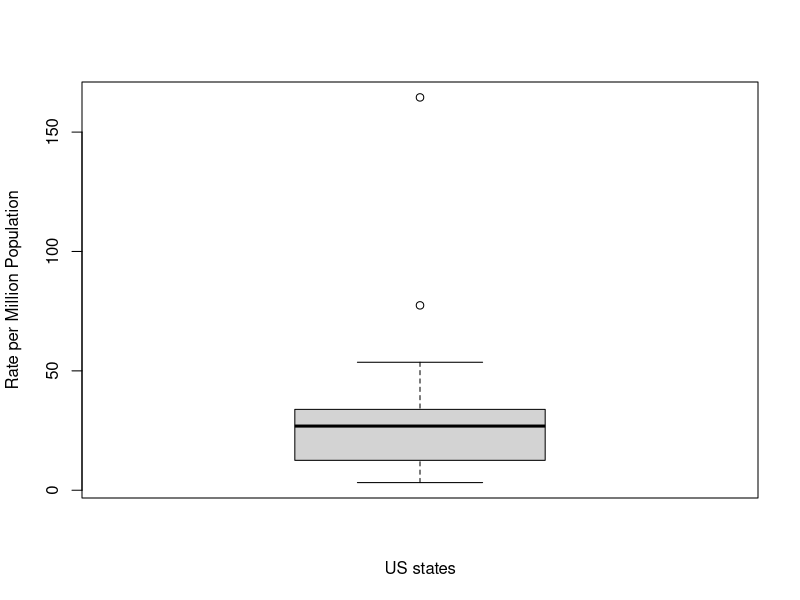

This chart was generated by the following R code: (Note: this script raises an error after producing the figure.)
# understanding 'boxplots'
# boxplots are great for data that doesnt match the normal distribution, i.e. data that is skewed

# Using for murders data
library(dslabs)
data(murders)

rate_per_million <- (murders$total/(murders$population/1000000))
boxplot(rate_per_million, xlab="US states", ylab="Rate per Million Population")

# Comparing male & female heights. Boxplot is useful for such cases.
females <- heights$height[heights$sex =="Female"]
boxplot(females, males, main="Boxplot", names=c("Females", "Males"),xlab = "Height Distribution", ylab = "Height in (in.)", col = c("powderblue", "mistyrose"))
